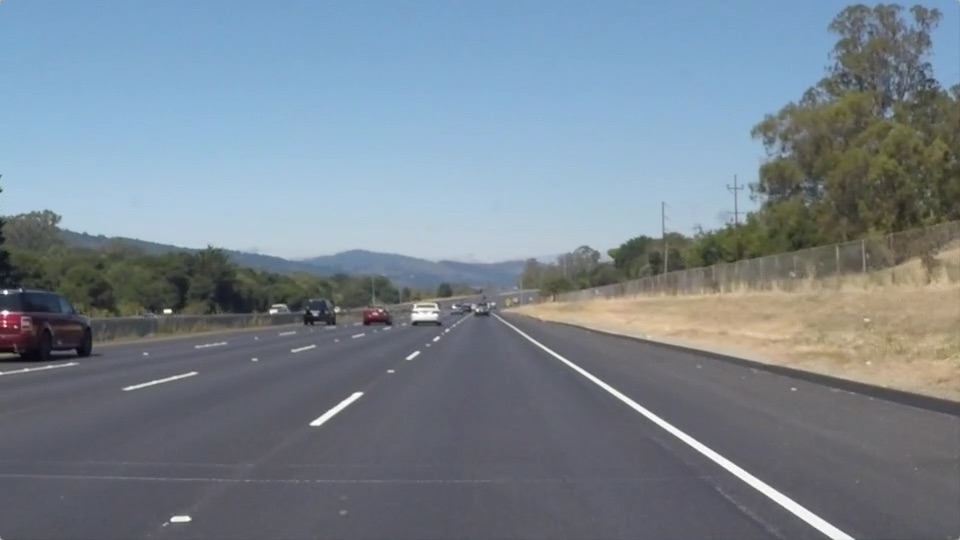
#> input picture test_images/solidWhiteRight.jpg, 960 x 540 px
$ jupyter execute --allow-errors P1.ipynb   (shell and % lines are left out)
#> lines starting #> are read from the running program, lines starting #| are printed output that depends on the picture; after the words box and inside, x2 and y2 are one past the last pixel; in counts of white or black regions, pixels touching at a corner belong together
# Self-Driving Car Engineer Nanodegree

## Project: **Finding Lane Lines on the Road**
***
In this project, you will use the tools you learned about in the lesson to identify lane lines on the road.  You can develop your pipeline on a series of individual images, and later apply the result to a video stream (really just a series of images). Check out the video clip "raw-lines-example.mp4" (also contained in this repository) to see what the output should look like after using the helper functions below.

Once you have a result that looks roughly like "raw-lines-example.mp4", you'll need to get creative and try to average and/or extrapolate the line segments you've detected to map out the full extent of the lane lines.  You can see an example of the result you're going for in the video "P1_example.mp4".  Ultimately, you would like to draw just one line for the left side of the lane, and one for the right.

In addition to implementing code, there is a brief writeup to complete. The writeup should be completed in a separate file, which can be either a markdown file or a pdf document. There is a [write up template](https://github.com/udacity/CarND-LaneLines-P1/blob/master/writeup_template.md) that can be used to guide the writing process. Completing both the code in the Ipython notebook and the writeup template will cover all of the [rubric points](https://review.udacity.com/#!/rubrics/322/view) for this project.

---
Let's have a look at our first image called 'test_images/solidWhiteRight.jpg'.  Run the 2 cells below (hit Shift-Enter or the "play" button above) to display the image.

**Note: If, at any point, you encounter frozen display windows or other confounding issues, you can always start again with a clean slate by going to the "Kernel" menu above and selecting "Restart & Clear Output".**

---

**The tools you have are color selection, region of interest selection, grayscaling, Gaussian smoothing, Canny Edge Detection and Hough Tranform line detection.  You  are also free to explore and try other techniques that were not presented in the lesson.  Your goal is piece together a pipeline to detect the line segments in the image, then average/extrapolate them and draw them onto the image for display (as below).  Once you have a working pipeline, try it out on the video stream below.**

---

<figure>

 <figcaption>
 <p></p>
 <p style="text-align: center;"> Your output should look something like this (above) after detecting line segments using the helper functions below </p>
 </figcaption>
</figure>
 <p></p>
<figure>

 <figcaption>
 <p></p>
 <p style="text-align: center;"> Your goal is to connect/average/extrapolate line segments to get output like this</p>
 </figcaption>
</figure>

**Run the cell below to import some packages.  If you get an `import error` for a package you've already installed, try changing your kernel (select the Kernel menu above --> Change Kernel).  Still have problems?  Try relaunching Jupyter Notebook from the terminal prompt.  Also, consult the forums for more troubleshooting tips.**

## Import Packages

[cell 1]
#importing some useful packages
import matplotlib.pyplot as plt
import matplotlib.image as mpimg
import numpy as np
import cv2

## Read in an Image

[cell 2]
#reading in an image
image = mpimg.imread('test_images/solidWhiteRight.jpg')
#> image is the input picture: shape (540, 960, 3); mean R, G, B 120.3, 132.6, 143.7

#printing out some stats and plotting
print('This image is:', type(image), 'with dimensions:', image.shape)
#| This image is: <class 'numpy.ndarray'> with dimensions: (540, 960, 3)
plt.imshow(image)  # if you wanted to show a single color channel image called 'gray', for example, call as plt.imshow(gray, cmap='gray')

## Ideas for Lane Detection Pipeline

**Some OpenCV functions (beyond those introduced in the lesson) that might be useful for this project are:**

`cv2.inRange()` for color selection
`cv2.fillPoly()` for regions selection
`cv2.line()` to draw lines on an image given endpoints
`cv2.addWeighted()` to coadd / overlay two images
`cv2.cvtColor()` to grayscale or change color
`cv2.imwrite()` to output images to file
`cv2.bitwise_and()` to apply a mask to an image

**Check out the OpenCV documentation to learn about these and discover even more awesome functionality!**

## Helper Functions

Below are some helper functions to help get you started. They should look familiar from the lesson!

[cell 3]
import math

# [16 lines left out: function color_select, not called in this run]

def color_select_hsl(img):
    img_hsl = cv2.cvtColor(img, cv2.COLOR_RGB2HLS)

    # white color mask
    lower = np.uint8([  0, 200,   0])
    upper = np.uint8([255, 255, 255])
    white_mask = cv2.inRange(img_hsl, lower, upper)
    # yellow color mask
    lower = np.uint8([ 10,   0, 100])
    upper = np.uint8([ 40, 255, 255])
    yellow_mask = cv2.inRange(img_hsl, lower, upper)
    # combine the mask
    mask = cv2.bitwise_or(white_mask, yellow_mask)

    return cv2.bitwise_and(img, img, mask = mask)

def grayscale(img):
    """Applies the Grayscale transform
    This will return an image with only one color channel
    but NOTE: to see the returned image as grayscale
    (assuming your grayscaled image is called 'gray')
    you should call plt.imshow(gray, cmap='gray')"""
    return cv2.cvtColor(img, cv2.COLOR_RGB2GRAY)
    # Or use BGR2GRAY if you read an image with cv2.imread()
    # return cv2.cvtColor(img, cv2.COLOR_BGR2GRAY)

def canny(img, low_threshold, high_threshold):
    """Applies the Canny transform"""
    return cv2.Canny(img, low_threshold, high_threshold)

def gaussian_blur(img, kernel_size):
    """Applies a Gaussian Noise kernel"""
    return cv2.GaussianBlur(img, (kernel_size, kernel_size), 0)

def region_of_interest(img, vertices):
    """
    Applies an image mask.

    Only keeps the region of the image defined by the polygon
    formed from `vertices`. The rest of the image is set to black.
    """
    #defining a blank mask to start with
    mask = np.zeros_like(img)

    #defining a 3 channel or 1 channel color to fill the mask with depending on the input image
    if len(img.shape) > 2:
        channel_count = img.shape[2]  # i.e. 3 or 4 depending on your image
        ignore_mask_color = (255,) * channel_count
    else:
        ignore_mask_color = 255

    #filling pixels inside the polygon defined by "vertices" with the fill color
    cv2.fillPoly(mask, vertices, ignore_mask_color)

    #returning the image only where mask pixels are nonzero
    masked_image = cv2.bitwise_and(img, mask)
    return masked_image

def draw_lines(img, lines, color=[255, 0, 0], thickness=10):
    """
    NOTE: this is the function you might want to use as a starting point once you want to
    average/extrapolate the line segments you detect to map out the full
    extent of the lane (going from the result shown in raw-lines-example.mp4
    to that shown in P1_example.mp4).

    Think about things like separating line segments by their
    slope ((y2-y1)/(x2-x1)) to decide which segments are part of the left
    line vs. the right line.  Then, you can average the position of each of
    the lines and extrapolate to the top and bottom of the lane.

    This function draws `lines` with `color` and `thickness`.
    Lines are drawn on the image inplace (mutates the image).
    If you want to make the lines semi-transparent, think about combining
    this function with the weighted_img() function below
    """
    for line in lines:
        for x1,y1,x2,y2 in line:
            cv2.line(img, (x1, y1), (x2, y2), color, thickness)


def hough_lines(img, rho, theta, threshold, min_line_len, max_line_gap):
    """
    `img` should be the output of a Canny transform.

    Returns an image with hough lines drawn.
    """
    lines = cv2.HoughLinesP(img, rho, theta, threshold, np.array([]), minLineLength=min_line_len, maxLineGap=max_line_gap)
    # lines = [x1,y1,x2,y2]
    new_lines = average_lines(lines)

    line_img = np.zeros((img.shape[0], img.shape[1], 3), dtype=np.uint8)

    draw_lines(line_img, new_lines)
    #draw_lines(line_img, lines)
    return line_img

# Python 3 has support for cool math symbols.

def weighted_img(img, initial_img, α=0.8, β=0.8, γ=0.):
    """
    `img` is the output of the hough_lines(), An image with lines drawn on it.
    Should be a blank image (all black) with lines drawn on it.

    `initial_img` should be the image before any processing.

    The result image is computed as follows:

    initial_img * α + img * β + γ
    NOTE: initial_img and img must be the same shape!
    """
    return cv2.addWeighted(initial_img, α, img, β, γ)

def average_lines(lines):
    lx = []
    ly = []
    rx = []
    ry = []
    result = [[[]]]

    #print(lines)
    for line in lines:
        for x1,y1,x2,y2 in line:
            m = (y2-y1)/(x2-x1)
            if(math.fabs(m) > 0.5):
                if(m > 0):
                    lx.extend([x1,x2])
                    ly.extend([y1,y2])
                elif(m < 0):
                    rx.extend([x1,x2])
                    ry.extend([y1,y2])
                #endif
            #endif
        #endfor
    #endfor
    '''if not pf_left:
        pf_left:
    if not pf_right:'''
    #print(ly,lx)

    if lx and ly and rx and ry:
        pf_left = np.poly1d(np.polyfit(ly,lx,1))    # polyfit on left line with 1 degree order
        lx_bot = int(pf_left(540))                  # intersection between bottom of ROI and the left line
        lx_top = int(pf_left(330))                  # intersection between top of ROI and the left line
        pf_right = np.poly1d(np.polyfit(ry,rx,1))   # polyfit on right line with 1 degree order
        rx_bot = int(pf_right(540))                 # intersection between bottom of ROI and the right line
        rx_top = int(pf_right(330))                 # intersection between top of ROI and the right line
        result = [[[lx_bot,540,lx_top,330],[rx_bot,540,rx_top,330]]]
        #print(result)
    return result

## Test Images

Build your pipeline to work on the images in the directory "test_images"
**You should make sure your pipeline works well on these images before you try the videos.**

[cell 4]
import os
os.listdir("test_images/")

## Build a Lane Finding Pipeline

Build the pipeline and run your solution on all test_images. Make copies into the `test_images_output` directory, and you can use the images in your writeup report.

Try tuning the various parameters, especially the low and high Canny thresholds as well as the Hough lines parameters.

[cell 5]
# TODO: Build your pipeline that will draw lane lines on the test_images
# then save them to the test_images_output directory.


'''fig, axarr = plt.subplots(2,1)
axarr[0].imshow(img)
axarr[1].imshow(color_select)
'''

img = mpimg.imread('test_images/solidWhiteRight.jpg')
'''
img = mpimg.imread('test_images/solidYellowLeft.jpg')
img = mpimg.imread('test_images/solidWhiteCurve.jpg')
img = mpimg.imread('test_images/solidYellowCurve2.jpg')
img = mpimg.imread('test_images/whiteCarLaneSwitch.jpg')
img = mpimg.imread('test_images/solidYellowCurve.jpg')
img = mpimg.imread('test_images/solidWhiteRight.jpg')
'''
imgsize = img.shape
#print(imgsize)

# Color Selection: White & Yellow
img_cs = color_select_hsl(img)
#> in color_select_hsl, `white_mask = cv2.inRange(img_hsl, lower, upper)`:
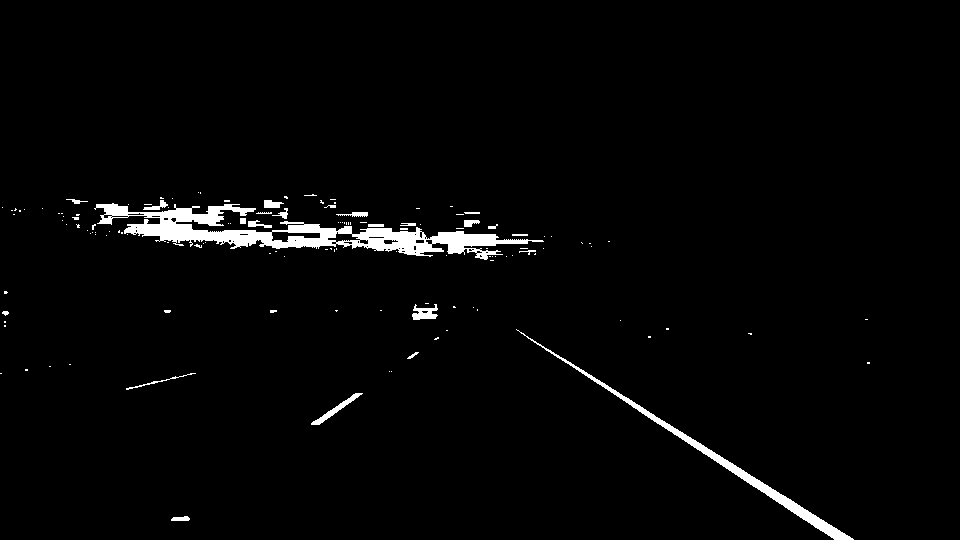
#> white_mask: shape (540, 960); 2.3% white; 133 white regions (109 under 20 px), largest, box (x1, y1, x2, y2) and area: (94, 203, 544, 260) 7534, (516, 329, 854, 540) 2376, (311, 393, 363, 425) 293
#> in color_select_hsl, `yellow_mask = cv2.inRange(img_hsl, lower, upper)`:
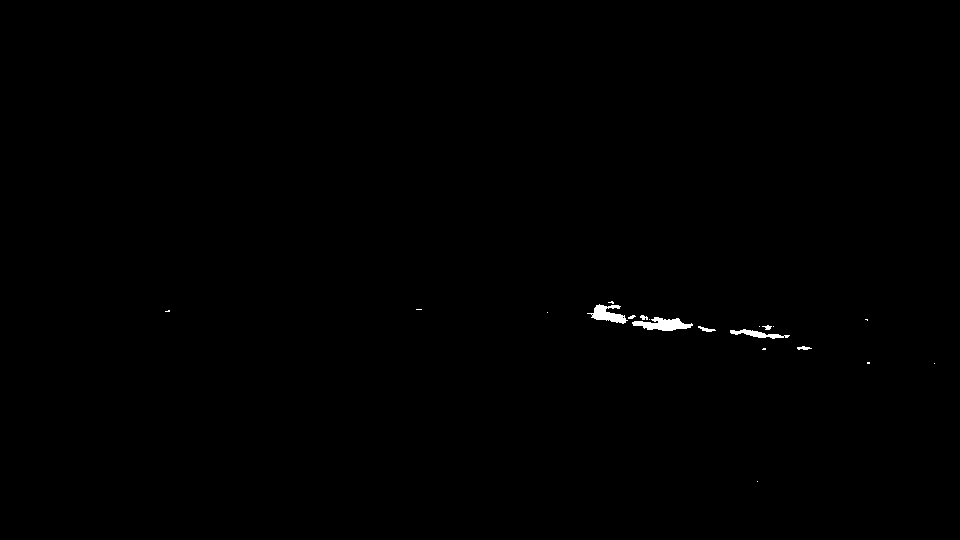
#> yellow_mask: shape (540, 960); 0.26% white; 20 white regions (12 under 20 px), largest, box (x1, y1, x2, y2) and area: (632, 317, 693, 331) 491, (587, 304, 628, 324) 400, (730, 329, 790, 339) 245
#> in color_select_hsl, `mask = cv2.bitwise_or(white_mask, yellow_mask)`:
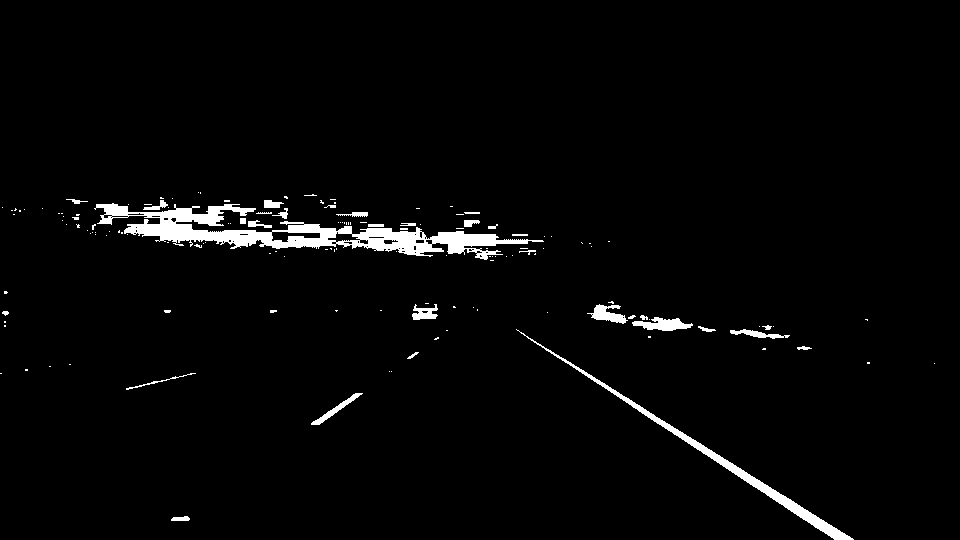
#> mask: shape (540, 960); 2.6% white; 145 white regions (113 under 20 px), largest, box (x1, y1, x2, y2) and area: (94, 203, 544, 260) 7534, (516, 329, 854, 540) 2376, (632, 317, 693, 331) 491
#> in color_select_hsl, `return cv2.bitwise_and(img, img, mask = mask)`:
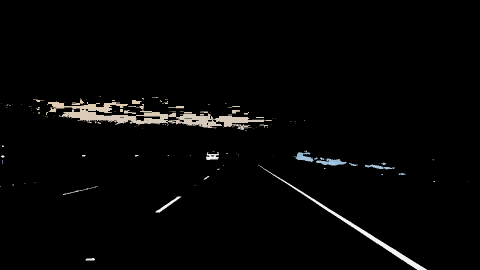
#> returned value: shape (540, 960, 3) (shown at 1/2 size); mean of channels 0, 1, 2 5.1, 5.4, 5.5; drawn as B, G, R
# Grayscale
img_gr = grayscale(img_cs)
# Gaussian Blur
img_gb = gaussian_blur(img_gr,15)
#> in gaussian_blur, `return cv2.GaussianBlur(img, (kernel_size, kernel_size), 0)`:
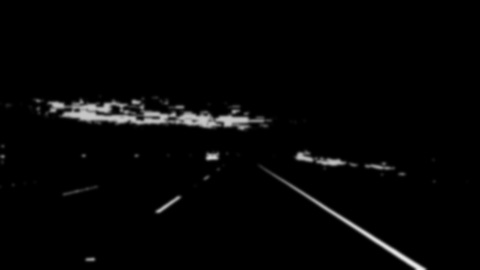
#> returned value: shape (540, 960) (shown at 1/2 size); min 0, max 237, mean 5.3
# Canny Edge Detection
img_cd = canny(img_gb, 50, 150)
#> in canny, `return cv2.Canny(img, low_threshold, high_threshold)`:
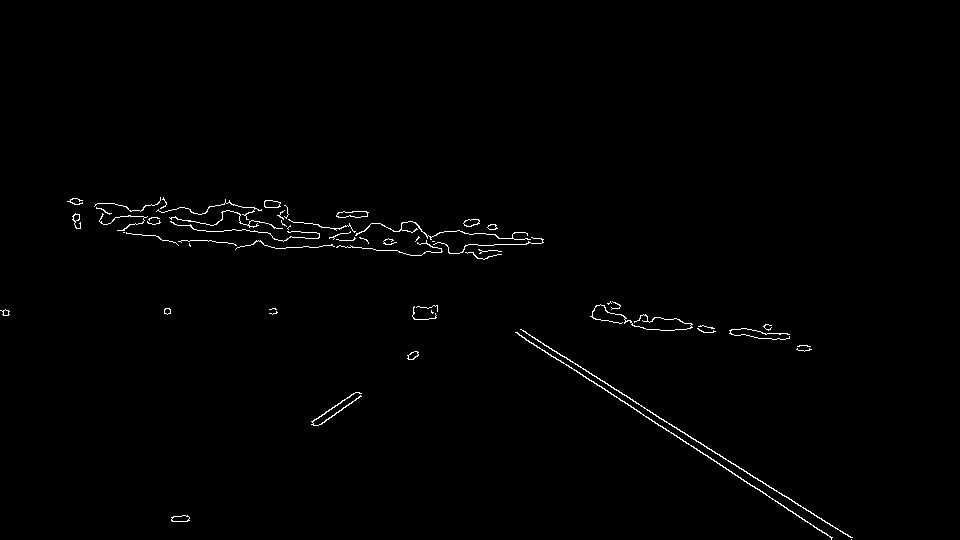
#> returned value: shape (540, 960); 0.8% white in thin lines or dots, all inside (x1, y1, x2, y2) = (0, 197, 853, 540)

# Region of Interest
vertices = np.array([[(0,imgsize[0]),
                      (imgsize[1]/2-25, imgsize[0]/2+50),
                      (imgsize[1]/2, imgsize[0]/2+50),
                      (imgsize[1]/2+25, imgsize[0]/2+50),
                      (imgsize[1],imgsize[0])]],
                      dtype=np.int32)
img_roi = region_of_interest(img_cd, vertices)
#> in region_of_interest, `cv2.fillPoly(mask, vertices, ignore_mask_color)`:
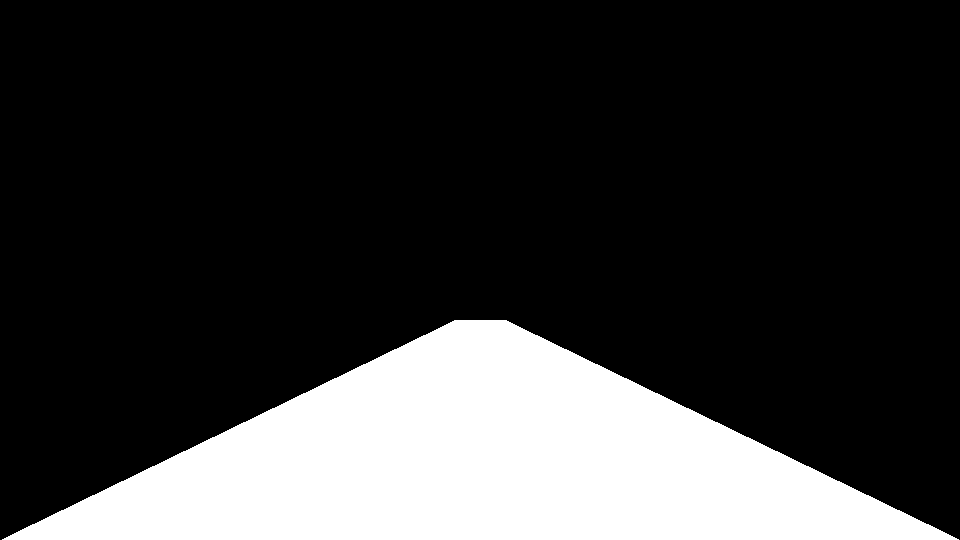
#> mask: shape (540, 960); 21.4% white; 1 white region, box (x1, y1, x2, y2) and area: (2, 320, 959, 540) 111114
#> in region_of_interest, `masked_image = cv2.bitwise_and(img, mask)`:
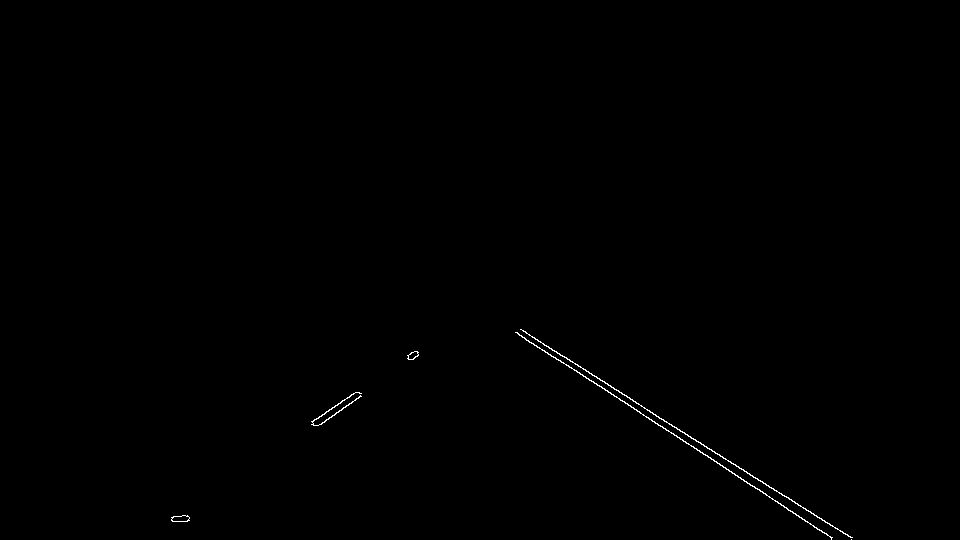
#> masked_image: shape (540, 960); 0.25% white in thin lines or dots, all inside (x1, y1, x2, y2) = (171, 329, 853, 540)

# Hough Transform Line Detection
rho = 2
theta = np.pi/180
threshold = 30
min_line_len = 50
max_line_gap = 150
img_hl = hough_lines(img_roi, rho, theta, threshold, min_line_len, max_line_gap)
#> in hough_lines, `lines = cv2.HoughLinesP(img, rho, theta, threshold, np.array([]), minL..`: lines = [[515, 332, 831, 537], [532, 337, 852, 537], [517, 332, 832, 537], [653, 414, 850, 537], [174, 521, 360, 396], [172, 520, 414, 351], [520, 329, 577, 364], [351, 403, 418, 355], [176, 521, 351, 394], [171, 520, 348, 405]]
#> the loop in average_lines, `for line in lines:` made 10 passes
#> after the loop in average_lines, `for line in lines:`: lx = [515, 831, 532, 852, 517, 832, 653, 850, 520, 577]; ly = [332, 537, 337, 537, 332, 537, 414, 537, 329, 364]; rx = [174, 360, 172, 414, 351, 418, 176, 351, 171, 348]; ry = [521, 396, 520, 351, 403, 355, 521, 394, 520, 405]
#> in average_lines, `lx_bot = int(pf_left(540))`: lx_bot = 846
#> in average_lines, `lx_top = int(pf_left(330))`: lx_top = 518
#> in average_lines, `rx_bot = int(pf_right(540))`: rx_bot = 145
#> in average_lines, `rx_top = int(pf_right(330))`: rx_top = 452
#> in average_lines, `result = [[[lx_bot,540,lx_top,330],[rx_bot,540,rx_top,330]]]`: result = [[[846, 540, 518, 330], [145, 540, 452, 330]]]
#> the loop in draw_lines, `for line in lines:` made 1 pass
#> line on pass 1: [[846, 540, 518, 330], [145, 540, 452, 330]]

#output = img_hl
output = weighted_img(img_hl, img)
#> in weighted_img, `return cv2.addWeighted(initial_img, α, img, β, γ)`:
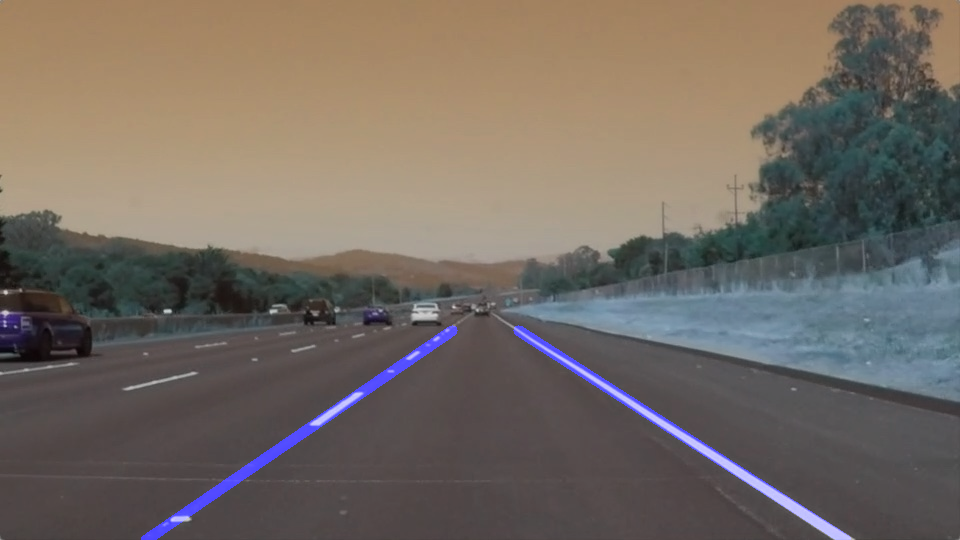
#> returned value: shape (540, 960, 3); mean of channels 0, 1, 2 98.4, 106.1, 114.9; drawn as B, G, R
#lines =
#output = draw_lines(img_hl, lines)


plt.imshow(output, interpolation='nearest')
plt.imshow(output, cmap='gray')
